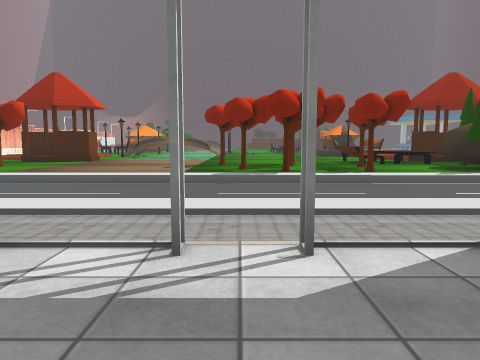
View 1 (above)

24 first-person views from a walk through a Unity game level. The camera is 1.2 m above the floor, tilts 6° down and sees 70° across. Doors are open. The floor is counted in squares, 2 m on a side. Each view is taken from the middle of a square. On the plan, view 1 faces up. The plan holds only what a view shows up to about 10 squares ahead; the rest is blank. The place goes on beyond the plan. Some surface patterns are stand-ins.

View 2
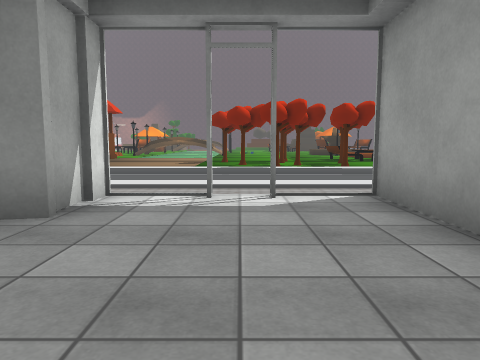

View 3
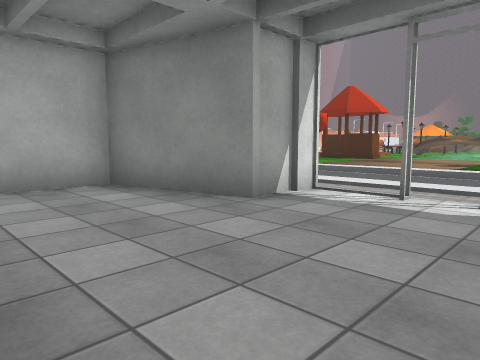

View 4
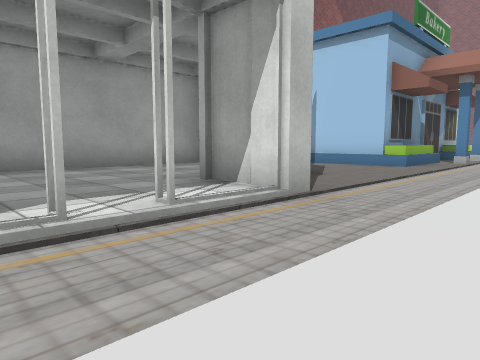

View 5
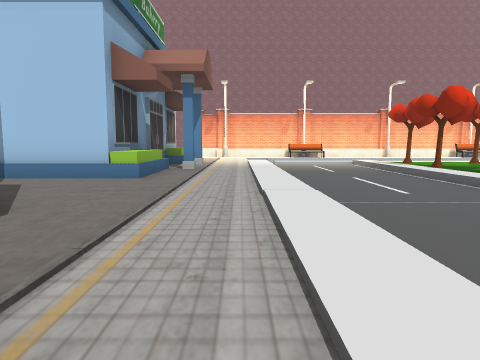

View 6
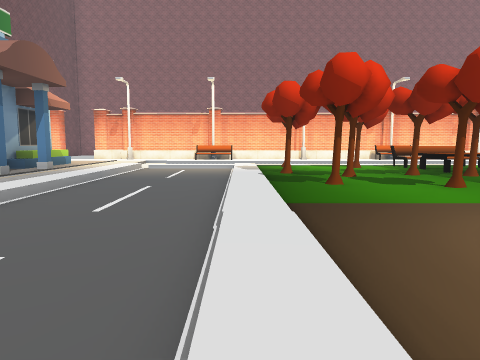

View 7
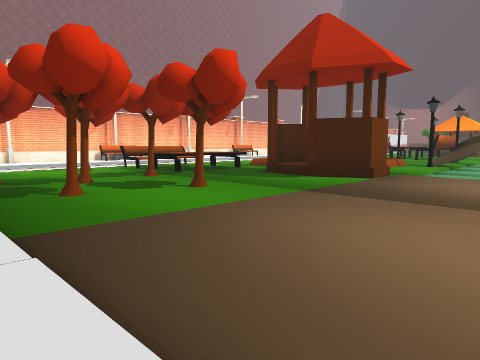

View 8
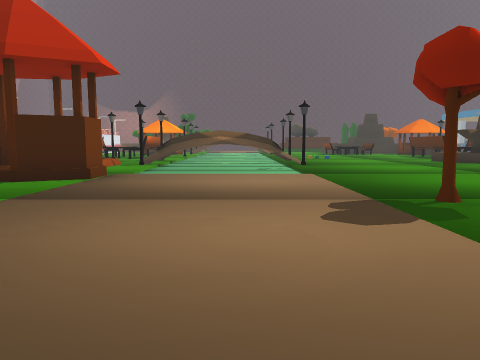

View 9
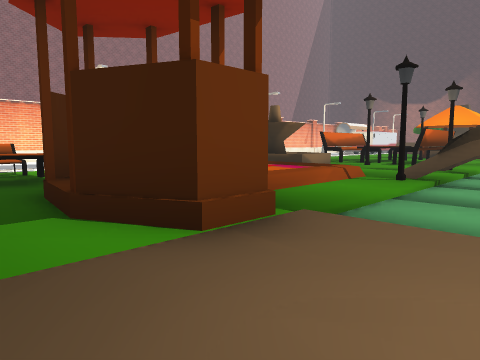

View 10
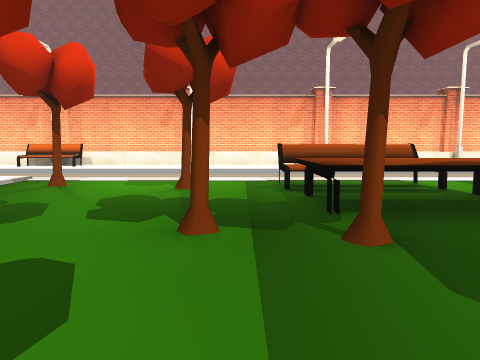

View 11
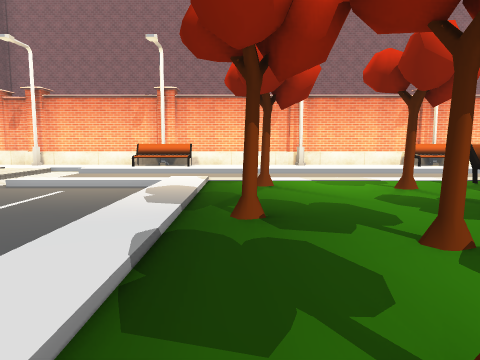

View 12
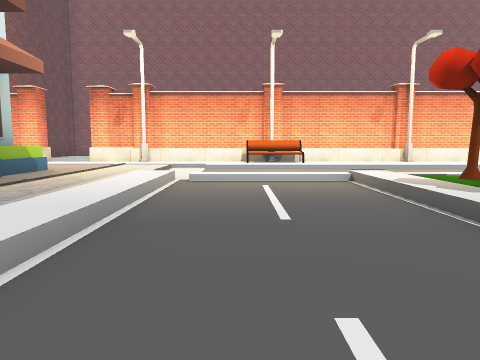

View 13
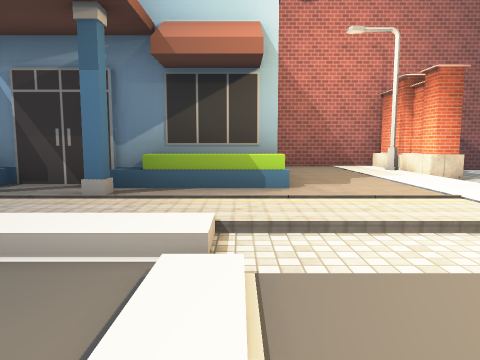

View 14
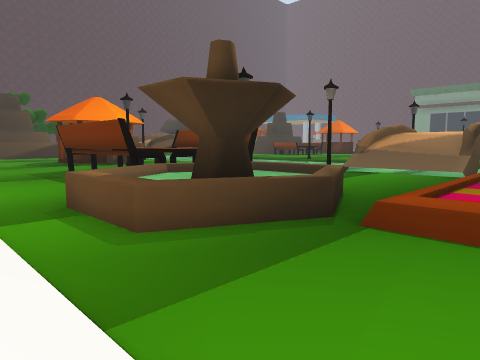

View 15
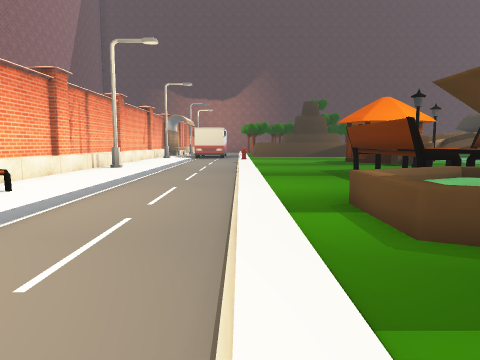

View 16
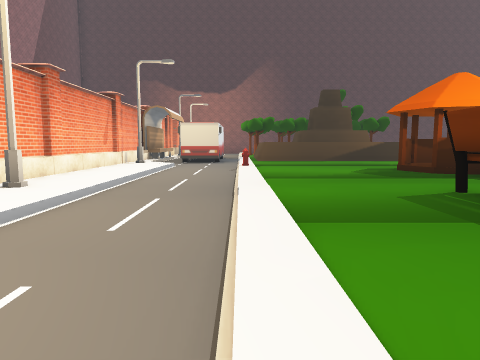

View 17
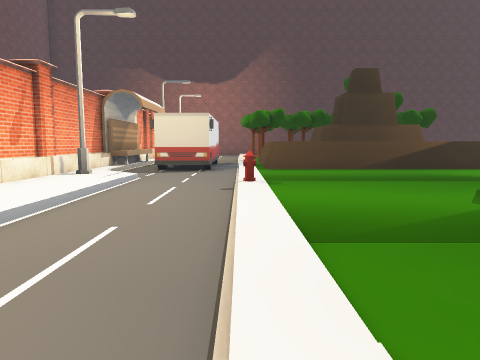

View 18
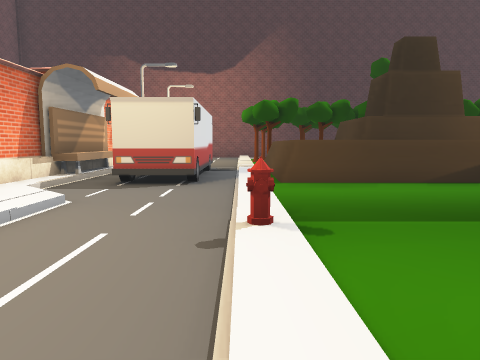

View 19
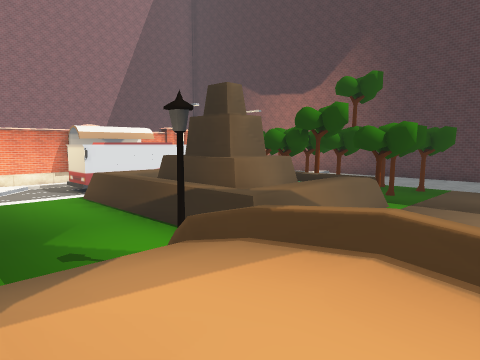

View 20
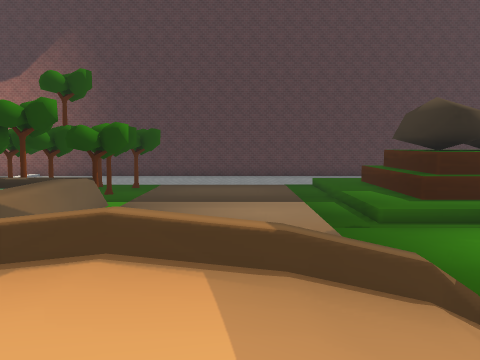

View 21
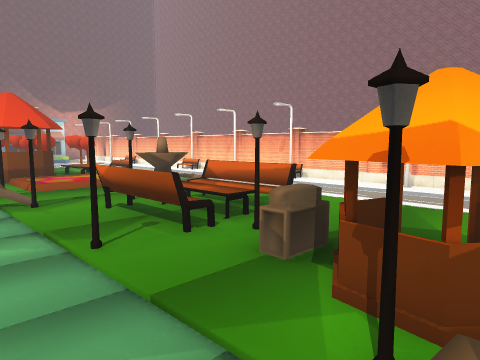

View 22
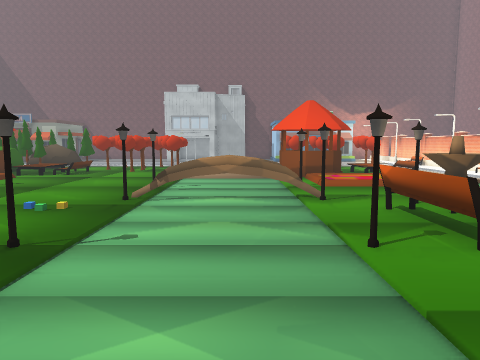

View 23
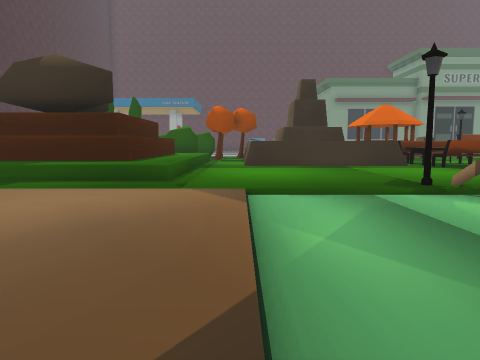

View 24
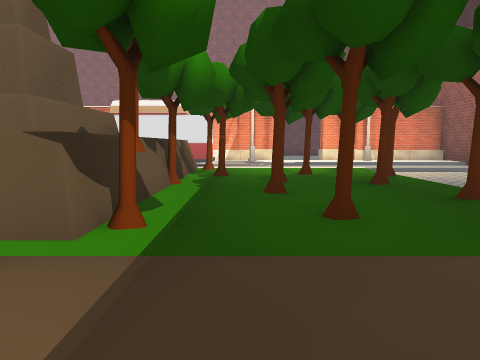

### Floor plan
Key: @ floor where view 1 was taken; # wall or solid block; . main floor; : floor 0.25 m higher than the main floor; + floor 0.5 m higher than the main floor; * floor 0.75 m higher than the main floor; % floor 1.75 m higher than the main floor; / step, stairs or slope; D open door; = window, fence, low wall or low ledge; ^ raised ledge; O other object.
Columns run from 20 left of view 1 to 4 right of it. Each row starts with its distance up from view 1.
 43        /...
 42        ///O/O
 41        /O..O..O.
 40        /OO.O.O......+^ #
 39        /..O.O.......+^ #
 38    #  O/O^^OO^O.....+^###
 37    OO O/^^^^^^/.....++++
 36    #O O/^^  #^/...../////
 35    #.OO/^^###^/////...../
 34    #/OO/^^^^^^/.........^
 33    #/../......  ........^
 32    #O/./......O////O....^
 31    #./.O...... /////....^
 30    #././...### ///    ..O
 29    #././...#=#O        OO
 28    #././...###.....     O
 27    #././....O......
 26    #O/./....O.......
 25    #././..OOO.O....O.
 24    #././..OOO........
 23    #././..OOO.........
 22    #././....O..........
 21     O/./.OO...O....O...
 20      /./.OOO..//%  /...
 19      /./.OOO..//%
 18    #  ./..+  +O.
 17    O   /..   +..........
 16    # /.      +..........
 15    # /./.   OO...  .....
 14    #//./.OOOO+O........
 13    OO/./OOO./O........
 12    #././OOOO..........
 11    #././...O.......O.
 10    O././O....O..........O
  9    #././...OO.......O.O..
  8    #././O.O..........O.O.
  7    #././/////////////////
  6    O*/./.................
  5    #O/./.................
  4    #././////////////////
  3    #................/..
  2    O.....O........##D##
  1    #...///.///...##:::#
  0    D...OOOOOOO..##::@:#
 -1   .#...      O. #:::::
 -2  ..O...         #:::::
 -3  . #...         #####
 -4 #######

Where each view was taken, in squares from view 1:
view 1: 0 up, 0 right, facing up
view 2: 2 down, 0 right, facing up
view 3: 2 down, 1 right, facing up-left
view 4: 4 up, 1 right, facing down-left
view 5: 3 up, 1 left, facing left
view 6: 7 up, 2 left, facing left
view 7: 7 up, 3 left, facing up-left
view 8: 7 up, 3 left, facing up
view 9: 12 up, 4 left, facing up-left
view 10: 11 up, 7 left, facing left
view 11: 8 up, 7 left, facing left
view 12: 5 up, 7 left, facing left
view 13: 6 up, 13 left, facing down
view 14: 17 up, 13 left, facing up-right
view 15: 17 up, 13 left, facing up
view 16: 21 up, 13 left, facing up
view 17: 25 up, 13 left, facing up
view 18: 28 up, 13 left, facing up
view 19: 30 up, 3 left, facing up-left
view 20: 30 up, 3 left, facing up
view 21: 30 up, 4 left, facing down-left
view 22: 30 up, 4 left, facing down
view 23: 35 up, 6 left, facing right
view 24: 39 up, 4 left, facing left
